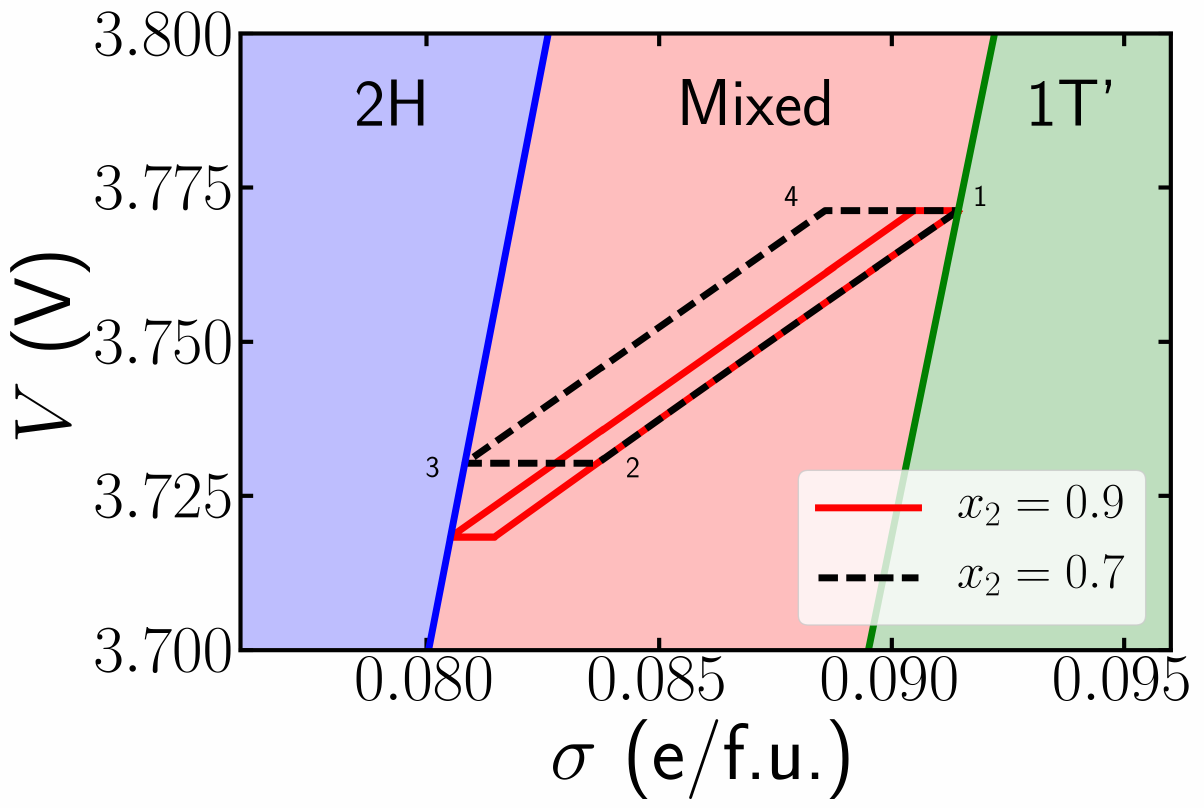

Write the Python code that produced this figure.
from pylab import *
rcParams.update({'font.size': 48, 'text.usetex': True})

#ds  = 0.048  
ds  = 0.036806 # meV/K/f.u.  average value from 270 to 290 K
ctp = 0.737442 # meV/K/f.u. (value at 280 K, phonon contribution only)

def getCycle(x1,x2,T1):
    """
    Input 
        x1:  starting x fraction
        x2:  ending x fraction at point 2
        T1:  Initial temperature at x1
    Output
         x:  array of all x fraction values for one cycle
         T:  array of all T values for one cycle
    """
    N = 100
    
    T2 = T1*exp( (x2-x1)*ds/ctp )
    T3 = T2
    T4 = T1
    
    x3 = 1
    x4 = 1 + log(T1/T2)*ctp/ds
    
    x12 = linspace(x1,x2,N)
    T12 = T1*exp( (x12-x1)*ds/ctp )
    x23 = array([x2, x3])
    T23 = array([T2, T3])
    x34 = linspace(1, x3, N)
    T34 = T3*exp( (x34-x3)*ds/ctp )
    x41 = array([x4, x1])
    T41 = array([T4, T1])

    x = concatenate([x12,x23,x34,x41])
    T = concatenate([T12,T23,T34,T41])
    
    return x, T


def getV(T):
    """ 
    Input
        T: array of temperature values
           (assumes starting in 1T' phase, xi=0, T[0] = Ti)
    Output
        V: array of voltages corresponding to the Temperatures T
    """
    
    Ti = T[0]
    xi = 0 
    
    # Load in the TV values computed from the CC relation
    TV = genfromtxt('../../data/thermal_properties/electron/charged/TV.dat')
    V  = TV[:,0]
    TV = TV[:,1]
    
    # Use only positive Voltage values
    TV = TV[V>=0]
    V  = V[V>=0]
    
    # Get index and value of Ti from Clausius-Clapeyron data using linear fit V(T)
    Ti_idx   = argmin(abs(TV[TV<Ti]-Ti))

    Ti_est   = TV[TV<Ti][Ti_idx]
    Vi_est   =  V[TV<Ti][Ti_idx]
    Tiplus1  = TV[TV<Ti][Ti_idx+1]
    Viplus1  =  V[TV<Ti][Ti_idx+1]

    TVslope = (Viplus1 - Vi_est) / (Tiplus1 - Ti_est)
    Vi = Vi_est + (Ti - Ti_est)*TVslope
    Vf = Vi + TVslope*(T-Ti)

    return Vf
    

def getQ(V, x):
    """
    Input
        V:  array of voltage values
        x:  array of 2H fraction values
    Output
        sigma: array of charge values corresponding to V
    """
    sigma2h = (V - 0.59)/38.85
    sigmatp = (V - 0.40)/36.87
    dsigma  = sigmatp - sigma2h
    
    # Initial sigma value
    sigma_i = sigmatp[argmin(abs(V-V[0]))]
    
    # Get sigma values along adiabat
    sigma = zeros(len(V))
    for i in range(len(V)):
        sigma[i] = sigma_i - x[i]*dsigma[i] - (sigma_i-sigmatp[i])

    return sigma
    
if __name__ == '__main__':
    # Set x1, x2, and T1 to get x, T (arrays)
    x1 = 0
    x2 = 0.9
    T1 = 270
    x, T = getCycle(x1,x2,T1)

    # Use x, T to get V,Q (also arrays)
    V = getV(T)
    Q = getQ(V,x)

    # Get second set of values for x,T, Q,V
    x2 = 0.7
    xx, TT = getCycle(x1,x2,T1)
    VV = getV(TT)
    QQ = getQ(VV,xx)
    
    # Reference values for plotting V_2H(Q) and V_1T'(Q)
    sigma = linspace(0.05,0.1,len(V))
    v2h = 0.59 + 38.85*sigma
    vtp = 0.40 + 36.87*sigma
    
    # Plotting routine
    f = figure()
    plot(Q,V,'r')
    plot(QQ,VV,'k--')
    plot(sigma,v2h,'b')
    plot(sigma,vtp,'g')
    fill_between(sigma, zeros(len(vtp)), vtp, color='g', alpha=0.25)
    fill_between(sigma, vtp, v2h, color='r', alpha=0.25)
    fill_between(sigma, v2h, 4*ones(len(v2h)), color='b', alpha=0.25)
    legend(['$x_2 = 0.9$', '$x_2 = 0.7$'], loc=4, fontsize=36)
    ylim(3.7,3.8)
    xlim(0.076, 0.096)
    text(0.0785, 3.785,'2H')
    text(0.0855, 3.785,'Mixed')
    text(0.093, 3.785,"1T'")
    text(0.0918, 3.772, "1",fontsize=22)
    text(0.0843, 3.728, "2",fontsize=22)
    text(0.08, 3.728, "3",fontsize=22)
    text(0.0877, 3.772, "4",fontsize=22)
    tick_params(direction='in', width=3, length=9, right='on', top='on')
    xticks([0.08,0.085,0.09,0.095])
    xlabel('$\sigma$ (e/f.u.)')
    ylabel('$V$ (V)')
    savefig('fig3.png', bbox_inches='tight', dpi=300)
    
